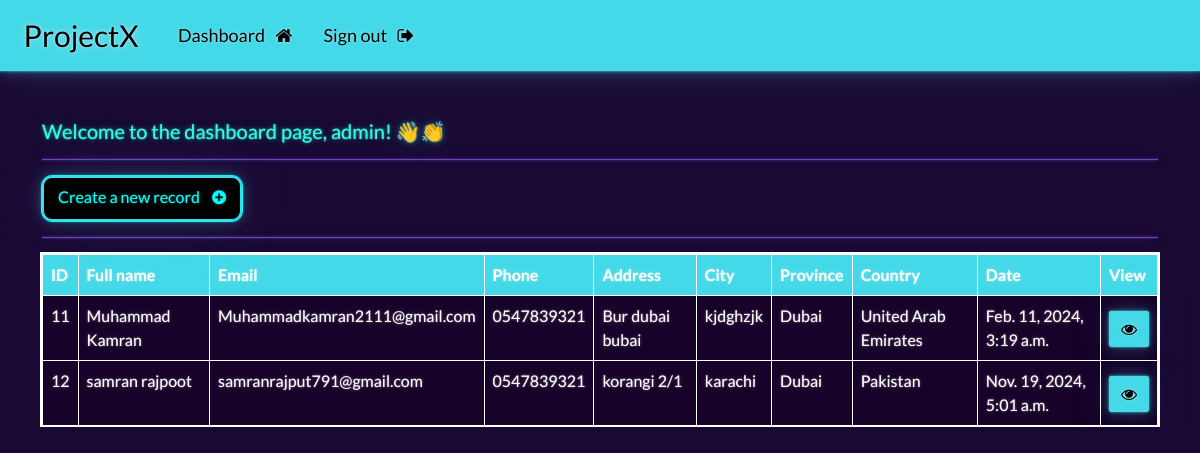
Page /dashboard (signed in) on the committed database.
### information/models.py (models this page shows, shortened)
class Record(models.Model):
    creation_date = models.DateTimeField(auto_now_add=True)
    first_name=models.CharField(max_length=100)
    last_name=models.CharField(max_length=100)
    email=models.CharField(max_length=255)
    phone=models.CharField(max_length=20)
    address=models.CharField(max_length=300)
    city=models.CharField(max_length=255)
    province=models.CharField(max_length=200)
    country=models.CharField(max_length=125)

### information/views.py (the view)
# urls.py: path('dashboard', views.dashboard, name="dashboard"),
@login_required(login_url='my-login')
def dashboard(request):
    my_records=Record.objects.all()
    context={'records':my_records}
    return render(request,'information/dashboard.html', context=context)

### information/templates/information/dashboard.html
{% extends "information/base.html" %}
{% block content %}
    <h5>Welcome to the dashboard page, {{user}}! 👋👏 </h5>
    <hr>
    <a class="btn btn-outline-light s3" href="{%url 'create-record'%}">Create a new record &nbsp;&nbsp;&nbsp;<i class="fa fa-plus-circle" aria-hidden="true"></i></a>
    <hr>
    <table class="table table-dark table-hover s6">
        <thead class="table-light">
            <tr>
                <th scope="col">ID</th>
                <th scope="col">Full name</th>
                <th scope="col">Email</th>
                <th scope="col">Phone</th>
                <th scope="col">Address</th>
                <th scope="col">City</th>
                <th scope="col">Province</th>
                <th scope="col">Country</th>
                <th scope="col">Date</th>
                <th scope="col">View</th>
            </tr>
        </thead>
        <tbody>
            {%if records%}
                {% for record in records  %}
                <tr>
                    <td>{{record.id}}</td>
                    <td>{{record.first_name}} {{record.last_name}}</td>
                    <td>{{record.email}}</td>
                    <td>{{record.phone}}</td>
                    <td>{{record.address}}</td>
                    <td>{{record.city}}</td>
                    <td>{{record.province}}</td>
                    <td>{{record.country}}</td>
                    <td>{{record.creation_date}}</td>
                    <td><a class="btn btn-light btn s13" href="{% url 'record' record.id %}"><i class="fa fa-eye" aria-hidden="true"></i></a></td>
                </tr>
                {% endfor %}
            {% endif %}
        </tbody>
    </table>
{% endblock %}

### information/templates/information/base.html (shortened to what this page needs)
{% load static %}
<!DOCTYPE html>
<html>
    <head>
        <link rel="stylesheet" type="text/css" href="https://bootswatch.com/5/vapor/bootstrap.min.css">
        <link rel="stylesheet" type="text/css" href="{% static 'css/styles.css' %}">
        <link rel="stylesheet" href="https://cdnjs.cloudflare.com/ajax/libs/font-awesome/4.7.0/css/font-awesome.min.css">
    </head>
    <body>
        {% include "information/navbar.html" %}
        <br>
        <div class="container">
            <br>
            {% block content %}
            {% endblock %}
        </div>
    </body>
</html>

### information/templates/information/navbar.html (shortened to what this page needs)
<nav class="navbar navbar-expand-lg bg-light" data-bs-theme="dark">
    <div class="container-fluid">
      <a class="navbar-brand" href="{%url ''%}">&nbsp; ProjectX</a>
      <div class="collapse navbar-collapse" id="navbarColor01">
        <ul class="navbar-nav me-auto">
            {% if user.is_authenticated %}
        <li class="nav-item">
            <a class="nav-link" href="{% url 'dashboard' %}">Dashboard &nbsp; <i class="fa fa-home" aria-hidden="true"></i></a>
        </li>
        <li class="nav-item">
            <a class="nav-link" href="{% url 'user-logout' %}">Sign out &nbsp; <i class="fa fa-sign-out" aria-hidden="true"></i></a>
        </li>
    </ul>
          {% endif %}
      </div>
</nav>

### static/css/styles.css (style rules this page uses)
.navbar-brand { font-size: 30px; color: black; }
.nav-link { font-size: 18px; color: black; }
.btn-outline-light { height: 50px; width: 240px; background-color: black; font-size: 20px; border-radius: 10px; color: aqua; outline: 1px solid aqua; }
.s3 { height: 45px; width: 200px; font-size: 16px; padding-top: 7px; border-radius: 10px; color: aqua; }
td { border: 1px solid white; padding: 8px; }
th { border: 1px solid white; padding: 8px; }
.s6 { outline: 2px solid white; }
.s13 { color: black; margin-top: 7px; }

### rows in the picture
Record: id "11", first_name "Muhammad", last_name "Kamran", email "Muhammadkamran2111@gmail.com", phone "0547839321", address "Bur dubai bubai", city "kjdghzjk", province "Dubai", country "United Arab Emirates", creation_date "Feb. 11, 2024, 3:19 a.m."
Record: id "12", first_name "samran", last_name "rajpoot", email "samranrajput791@gmail.com", phone "0547839321", address "korangi 2/1", city "karachi", province "Dubai", country "Pakistan", creation_date "Nov. 19, 2024, 5:01 a.m."

### other values in the picture
{{ user }} "admin"
